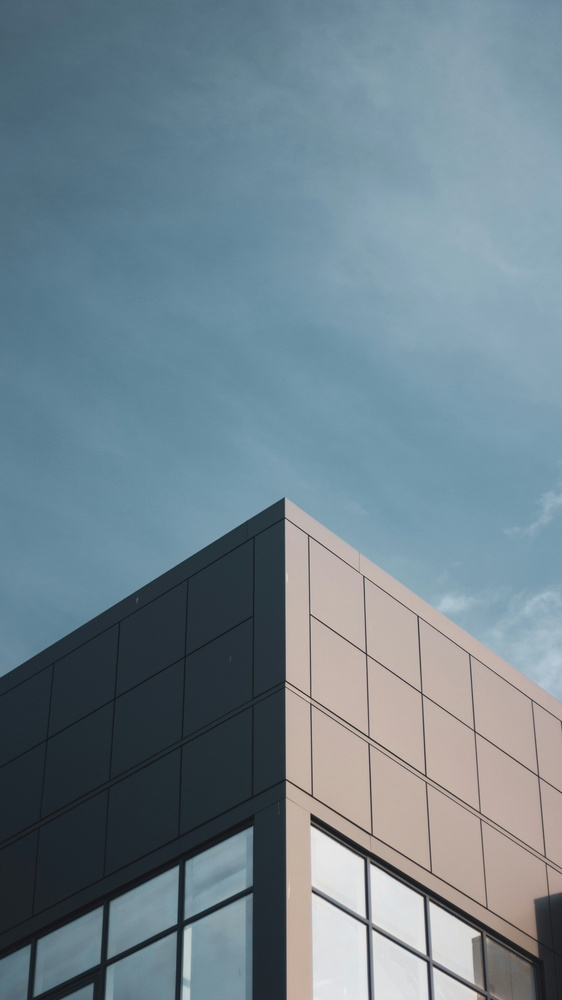
#> input picture corner.jpg, 562 x 1000 px, shrunk from 2916 x 5184 before the run
$ jupyter execute Shi_Tomasi_algo.ipynb
#> lines starting #> are read from the running program, lines starting #| are printed output that depends on the picture
## Prathmesh Urkude
## A3_51

### Shi-Tomasi corner detector

[cell 1]
import cv2
import numpy as np
import matplotlib.pyplot as plt

[cell 2]
img = cv2.imread('corner.jpg')
#> img is the input picture: shape (1000, 562, 3); mean B, G, R 141.7, 131.2, 112.3

[cell 3]
img = cv2.cvtColor(img, cv2.COLOR_BGR2RGB)
gray = cv2.cvtColor(img, cv2.COLOR_BGR2GRAY)
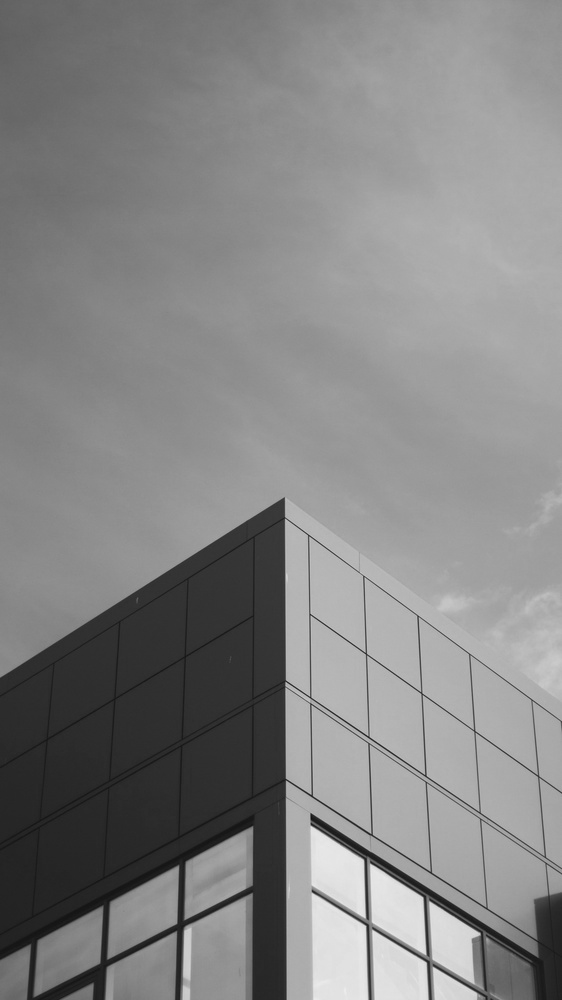
#> gray: shape (1000, 562); min 18, max 235, mean 132.3

[cell 4]
plt.figure(figsize=(8, 8))
plt.imshow(img)
plt.title('Original Image')
plt.axis("off")

plt.show()

[cell 5]
corners = cv2.goodFeaturesToTrack(gray, maxCorners=100, qualityLevel=0.01, minDistance=10)
#> corners = 85 rows, first 8: [311, 814], [286, 682], [286, 780], [310, 793], [370, 832], [285, 518], [310, 615], [479, 934]
corners = np.intp(corners)

for corner in corners:
    x, y = corner.ravel()
    cv2.circle(img, (x, y), radius=5, color=(0, 255, 0), thickness=20)
#> this loop made 85 passes
#> (x, y) on passes 1 to 12: (311, 814), (286, 682), (286, 780), (310, 793), (370, 832), (285, 518), (310, 615), (479, 934), (424, 773), (364, 651), (364, 917), (312, 706)
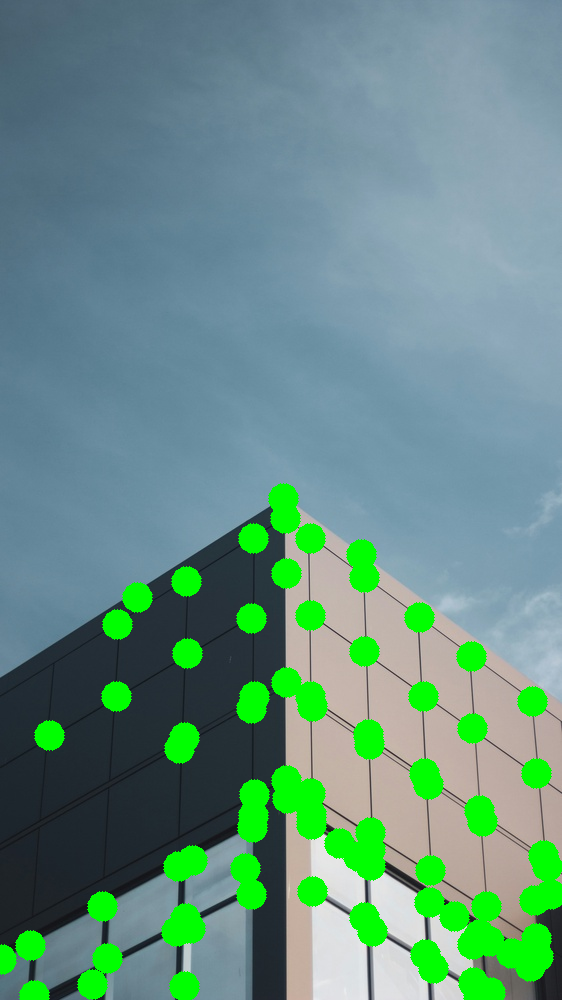
#> img: shape (1000, 562, 3); mean R, G, B 101.7, 143.4, 131.1

$ run again, with Cube1.jpg copied over corner.jpg
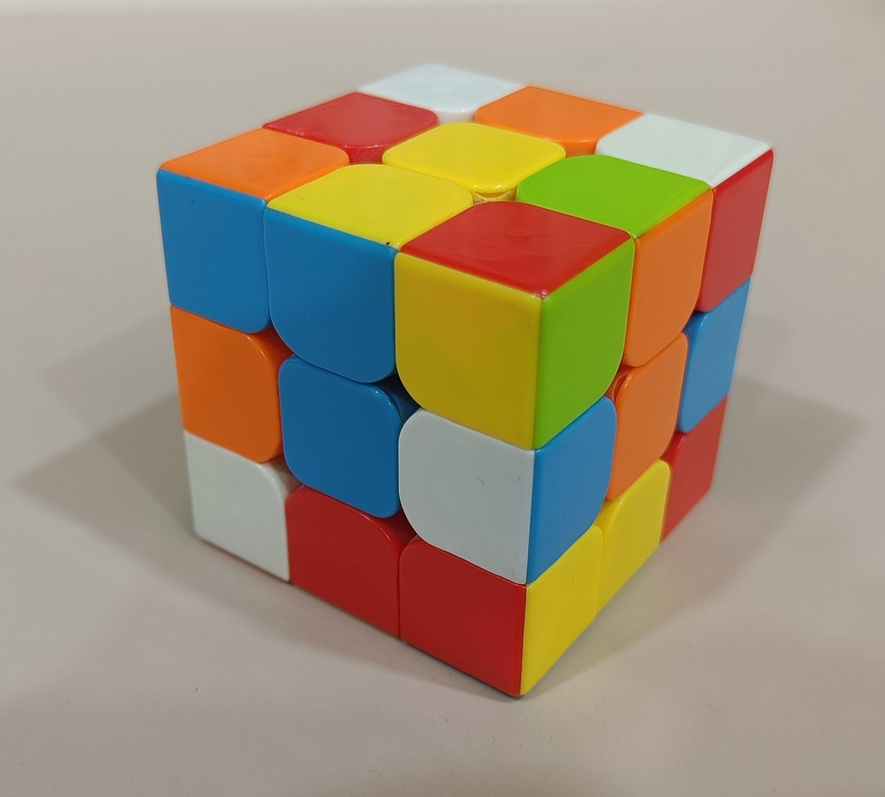
#> input picture Cube1.jpg, 885 x 797 px, shrunk from 2189 x 1973 before the run
#> img is the input picture: shape (797, 885, 3); mean B, G, R 122, 145.2, 159.4
#> `gray = cv2.cvtColor(img, cv2.COLOR_BGR2GRAY)`:
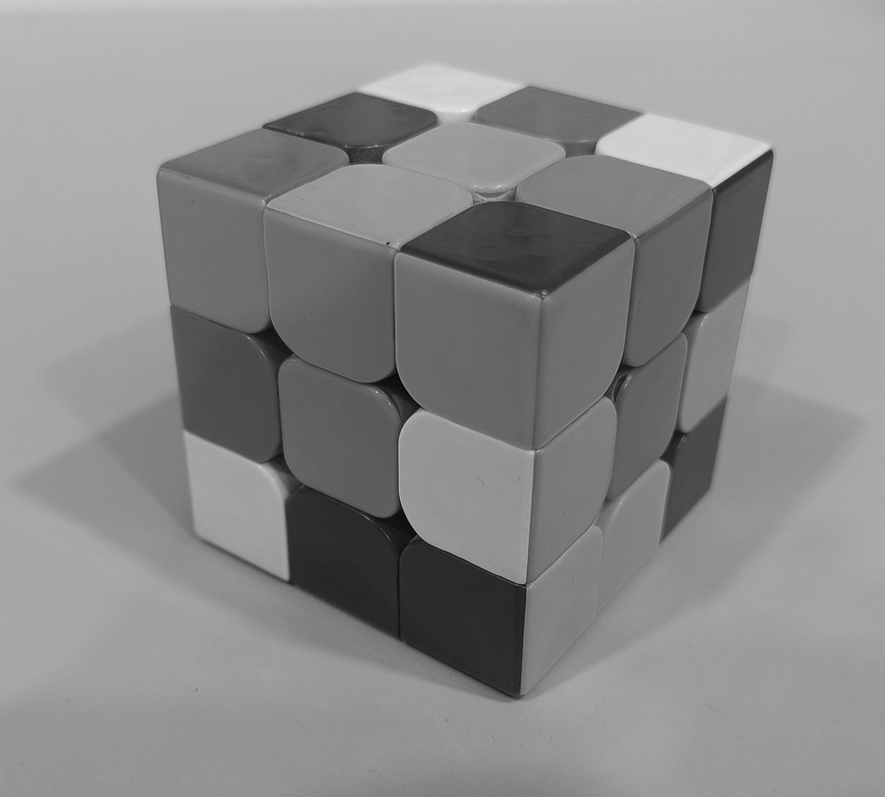
#> gray: shape (797, 885); min 2, max 239, mean 139.9
#> corners = 100 rows, first 8: [388, 242], [420, 407], [543, 292], [525, 585], [377, 392], [635, 237], [770, 150], [381, 162]
#> the loop `for corner in corners:` made 100 passes
#> after the loop `for corner in corners:`:
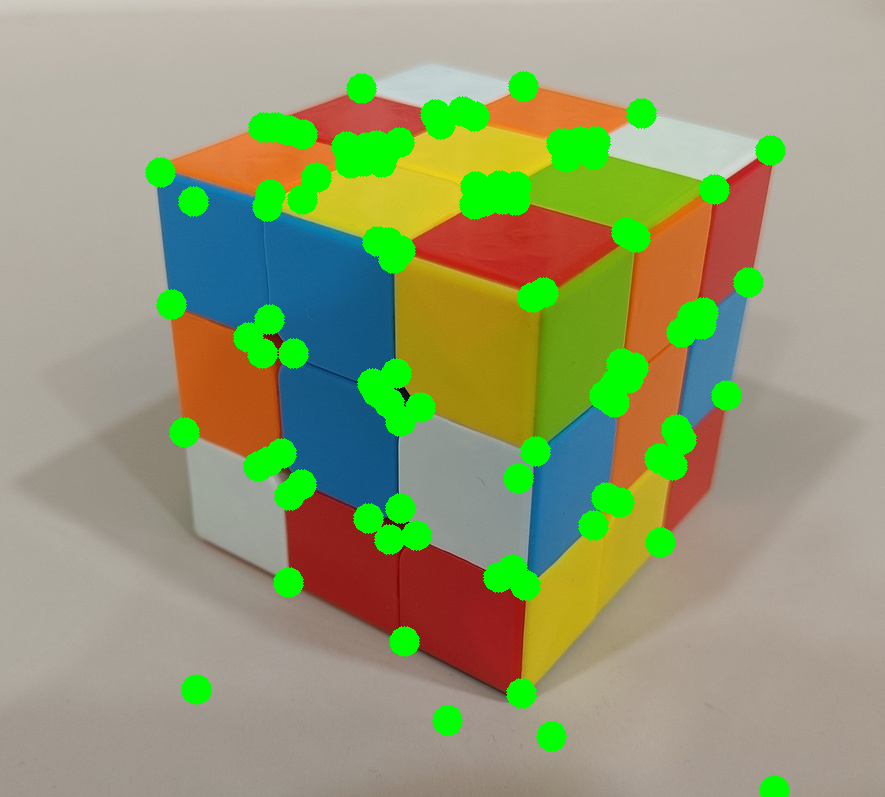
#> img: shape (797, 885, 3); mean R, G, B 147.7, 155.8, 115.7

$ run again, with Cube2.jpg copied over corner.jpg
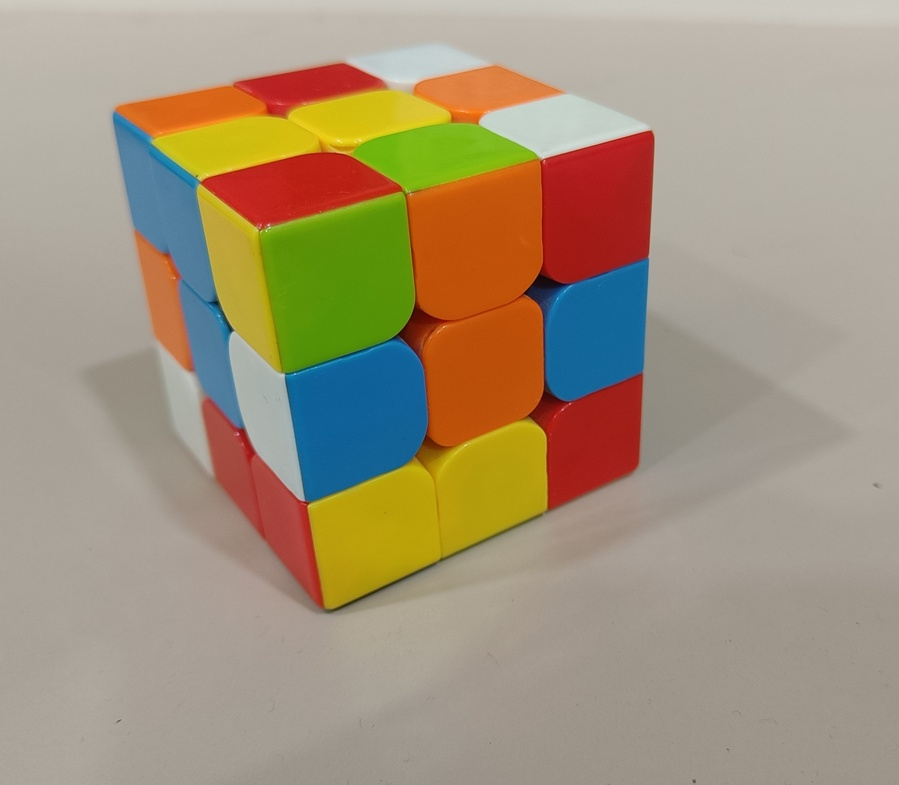
#> input picture Cube2.jpg, 899 x 785 px, shrunk from 2439 x 2130 before the run
#> img is the input picture: shape (785, 899, 3); mean B, G, R 122.6, 147.5, 162.9
#> `gray = cv2.cvtColor(img, cv2.COLOR_BGR2GRAY)`:
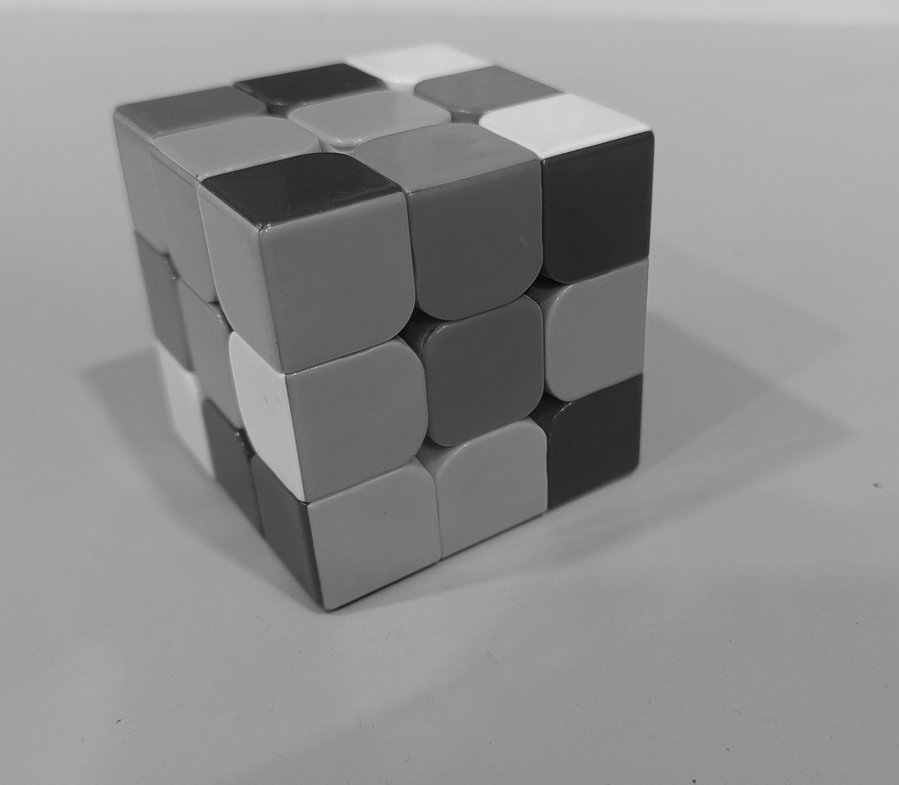
#> gray: shape (785, 899); min 4, max 227, mean 141.8
#> corners = 100 rows, first 8: [268, 225], [233, 330], [238, 434], [303, 499], [651, 131], [543, 160], [200, 182], [694, 782]
#> the loop `for corner in corners:` made 100 passes
#> after the loop `for corner in corners:`:
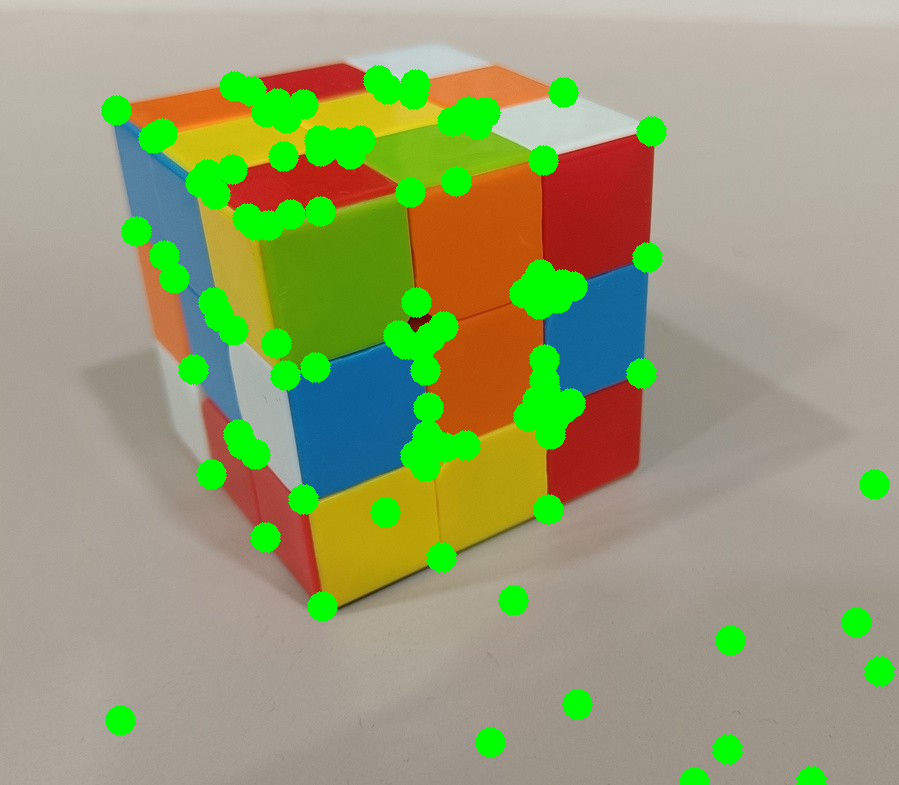
#> img: shape (785, 899, 3); mean R, G, B 150.3, 158.4, 116.6
